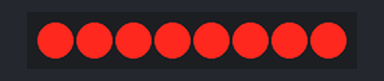
Bench run of a sketch on a simulated Arduino Uno, built with avr-gcc and run on an emulated ATmega328P. On the bench: 8 shift-register outputs drawn as a row of LEDs (first output left, lit = HIGH). Wiring (inferred from the names in the program): shift register (74HC595): data pin 13; shift clock pin 11; latch pin 12. Wiring (inferred from the signals the program sends): row of LEDs: on Q0, Q1, Q2, Q3, Q4, Q5, Q6, Q7.

Above: at 0.1 s.
At 7.1 s:
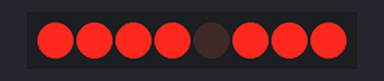
At 10.1 s:
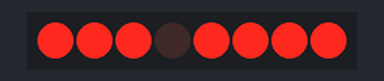
At 19.1 s:
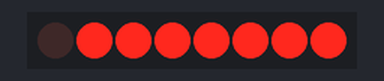
At 28.1 s:
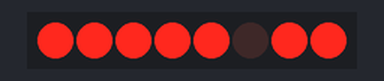
At 37.1 s:
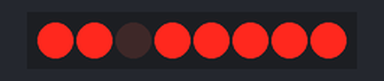
Timing chart, 0 to 38.6 s (numbered marks = the images above):
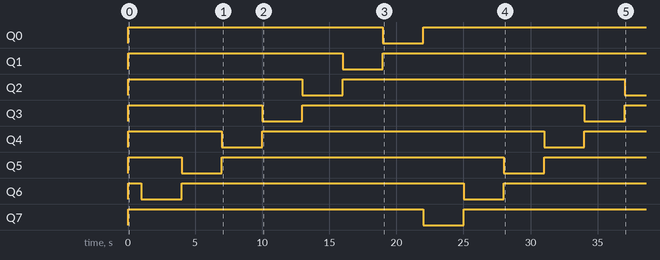

Measured:
- by itself, Q0: LOW → HIGH at 0.00 s, → LOW 19.0 s later, → HIGH 3.0 s later
- by itself, Q1: LOW → HIGH at 0.00 s, → LOW 16.0 s later, → HIGH 3.0 s later
- by itself, Q2: LOW → HIGH at 0.00 s, → LOW 13.0 s later, → HIGH 3.0 s later, → LOW 21.0 s later
- by itself, Q3: goes HIGH 10.0 s, LOW 3.0 s, HIGH 21.0 s, LOW 3.0 s, then HIGH
- by itself, Q4: goes HIGH 7.0 s, LOW 3.0 s, HIGH 21.0 s, LOW 3.0 s, then HIGH
- by itself, Q5: goes HIGH 4.0 s, LOW 3.0 s, HIGH 21.0 s, LOW 3.0 s, then HIGH
- by itself, Q6: goes HIGH 1.0 s, LOW 3.0 s, HIGH 21.0 s, LOW 3.0 s, then HIGH
- by itself, Q7: LOW → HIGH at 0.00 s, → LOW 22.0 s later, → HIGH 3.0 s later

The sketch:

sketch_jul15a.ino
```cpp
int latchPin = 12;
int clockPin = 11;
int dataPin = 13;
byte leds = 0;
int currentLED = 0;
int pause = 1000;

void setup()
{
    pinMode(latchPin, OUTPUT);
    pinMode(dataPin, OUTPUT);
    pinMode(clockPin, OUTPUT);

    leds = 0;
}

void loop()
{
    leds = 0;

    if (currentLED == 7)
    {
        currentLED = 0;
    }
    else
    {
        currentLED++;
    }

    bitSet(leds, currentLED);

    digitalWrite(latchPin, LOW);
    delay(pause);
    shiftOut(dataPin, clockPin, LSBFIRST, leds);
    digitalWrite(latchPin, HIGH);
    delay(pause);

    delay(pause);
}
```
